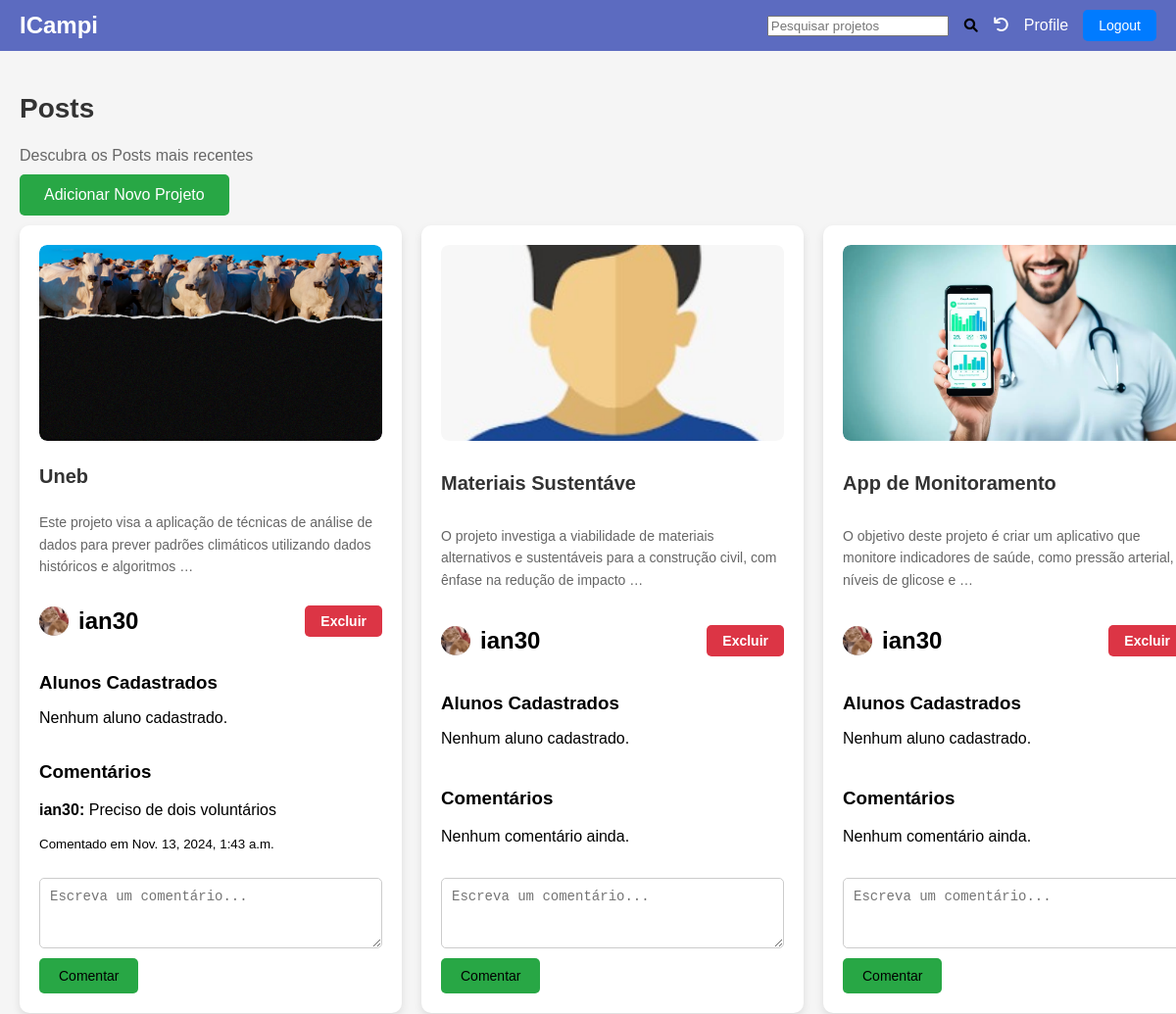
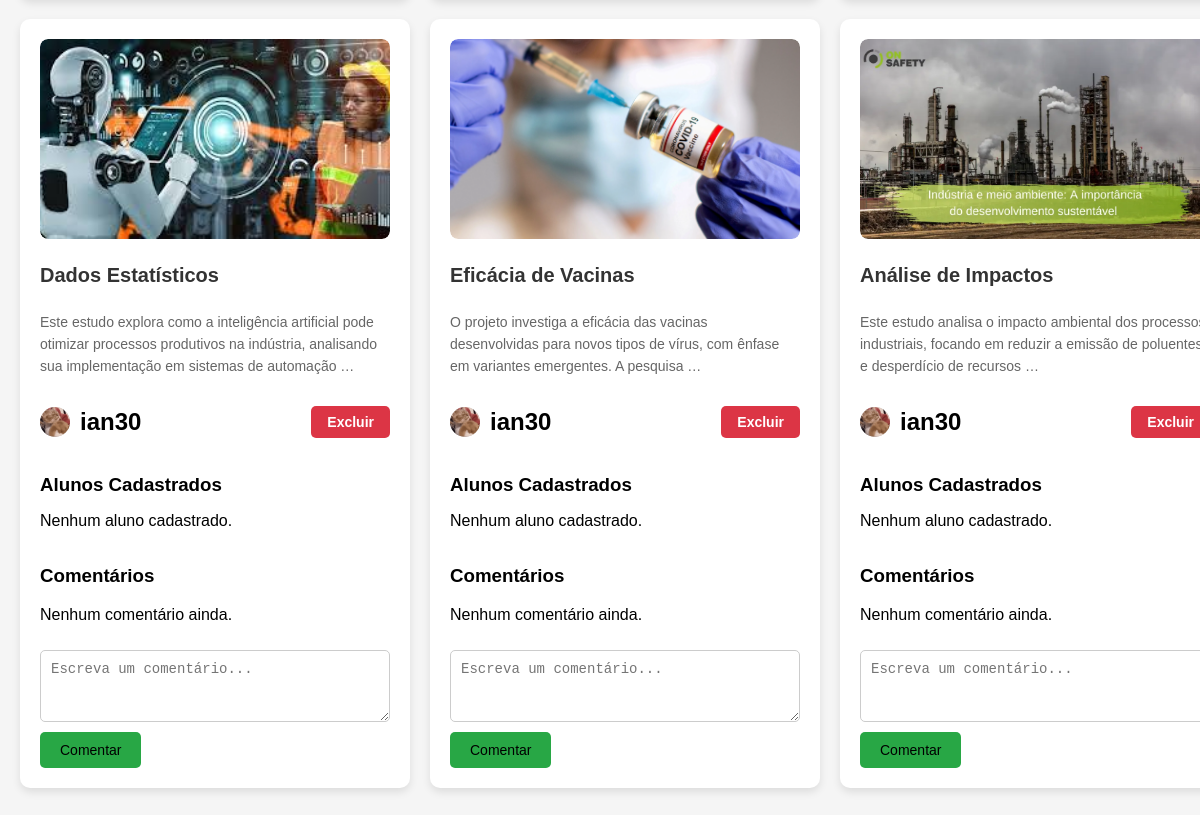
Before: / (signed in) with the older database file (2 pictures, top to bottom).
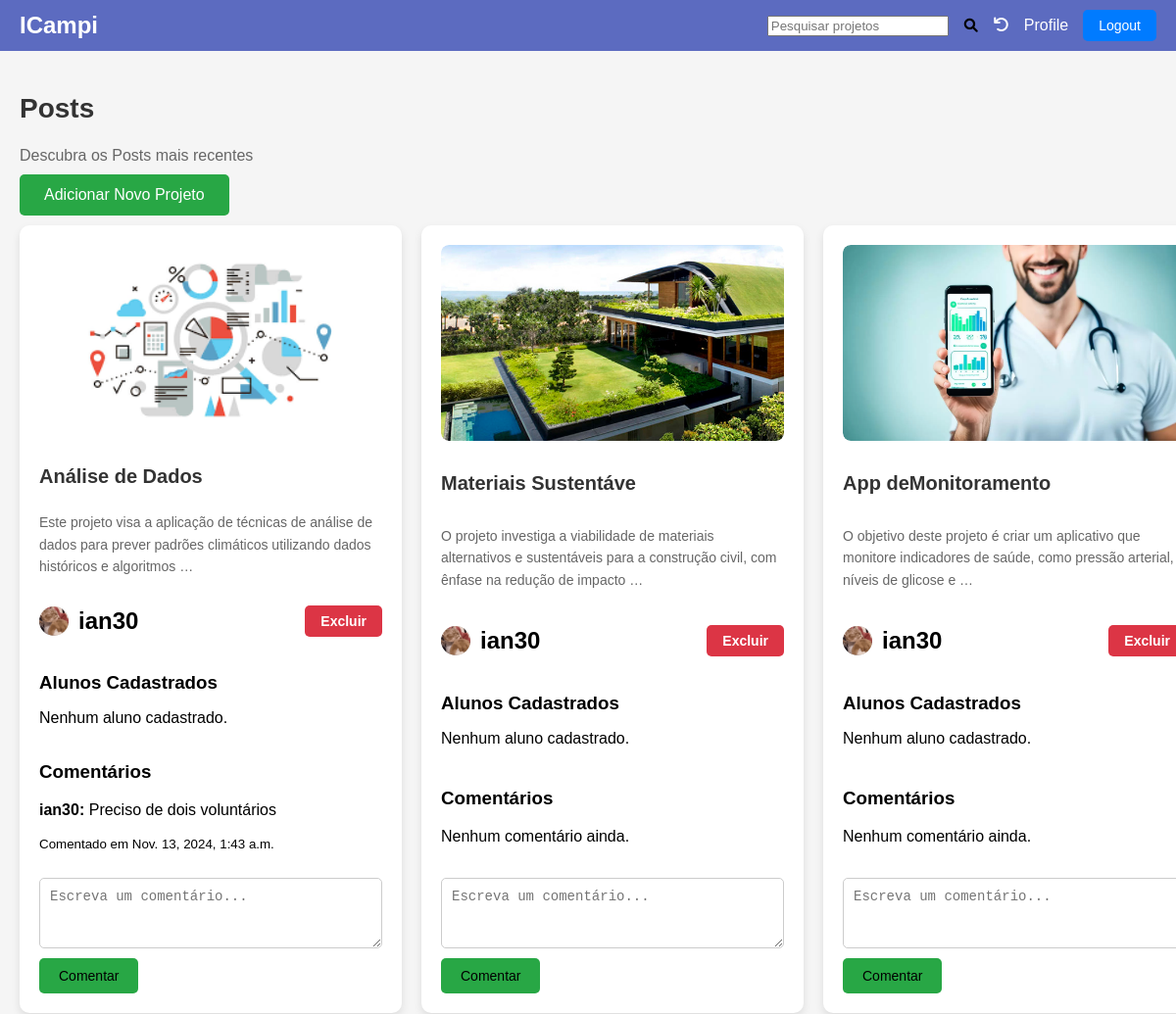
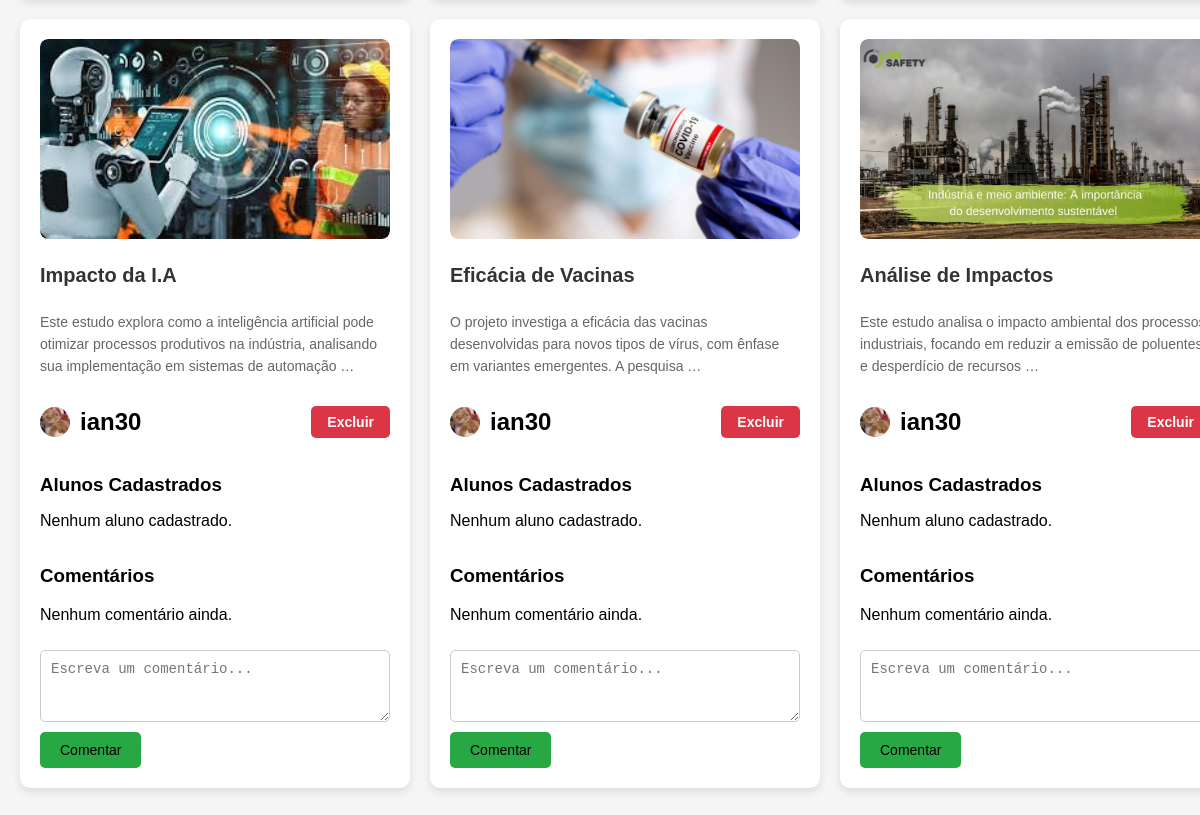
After: the same page with the newer database file (2 pictures, top to bottom).
### feed/models.py (models this page shows, shortened)
class Project(models.Model):
    title = models.CharField(max_length=20)
    body = models.TextField(max_length=750)
    calendar = models.DateField(null=True, blank=True)
    author = models.ForeignKey(Profile, limit_choices_to={'role': 'teacher'}, on_delete=models.CASCADE, null=True, blank=True)
    students = models.ManyToManyField(Profile, related_name='joined_projects', limit_choices_to={'role': 'student'}, blank=True)
    image = models.ImageField(upload_to='project_images/', null=True, blank=True)
    pdf_file = models.FileField(upload_to='project_pdfs/', null=True, blank=True)  # Campo para o PDF

class Profile(models.Model):
    ROLE_CHOICES = (
        ('student', 'Student'),
        ('teacher', 'Teacher'),
    )
    user = models.OneToOneField(User, on_delete=models.CASCADE)
    role = models.CharField(max_length=7, choices=ROLE_CHOICES, default='student')
    matricula = models.CharField(max_length=9, validators=[MinLengthValidator(9)], unique=False)
    summary = models.TextField(max_length=500, help_text="Descreva seus conhecimentos aqui")
    profile_image = models.ImageField(upload_to='profile_images/', blank=True, null=True)
    profile_background_image = models.ImageField(upload_to='profile_backgrounds/', null=True, blank=True)
    hard_skills = models.ManyToManyField(Skill, blank=True)

class Comment(models.Model):
    project = models.ForeignKey(Project, related_name='comments', on_delete=models.CASCADE)
    author = models.ForeignKey(Profile, limit_choices_to={'role': 'student'},on_delete=models.CASCADE, null=True, blank=True)
    body = models.TextField(max_length=250)
    created_at = models.DateTimeField(auto_now_add=True)

### feed/views.py (the view)
# urls.py: path('', ProjectListView.as_view(), name='home'),
class ProjectListView(LoginRequiredMixin, generic.ListView):
    model = Project
    paginate_by = 10
    template_name = 'feed/feed.html'
    context_object_name = 'projects'
    login_url = '/accounts/login/'
    def get_queryset(self):
        queryset = super().get_queryset()
        query = self.request.GET.get('q')  # Captura o parâmetro de pesquisa na URL
        if query:
            queryset = queryset.filter(
                Q(title__icontains=query) |
                Q(body__icontains=query) |
                Q(author__user__username__icontains=query)
            ).distinct()
        return queryset
    def get_context_data(self, **kwargs):
        context = super().get_context_data(**kwargs)
        context['comment_form'] = CommentForm()  # Inclui o formulário de comentário no contexto
        context['query'] = self.request.GET.get('q', '')  # Inclui a query no contexto para o formulário de pesquisa
        return context

### feed/forms.py
class CommentForm(forms.ModelForm):
    class Meta:
        model = Comment
        fields = ['body']
        widgets = {
            'body': forms.Textarea(attrs={
                'class': 'form-field',  # Classe CSS para estilização
                'placeholder': 'Escreva um comentário...',
                'rows': 3,
            }),
        }

### feed/templates/feed/feed.html (shortened to what this page needs)
<!DOCTYPE html>
<html lang="en">
<head>
    {% load static %}
    <link rel="stylesheet" href="{% static 'css/style.css' %}">
    <link rel="stylesheet" href="{% static 'css/feed.css' %}">
    <link href="https://cdnjs.cloudflare.com/ajax/libs/font-awesome/6.0.0-beta3/css/all.min.css" rel="stylesheet">
</head>
<body>
    <header>
        <h1>ICampi</h1>
        <nav>
            <form method="get" action="." style="display: flex; align-items: center;">
                <input type="text" name="q" value="{{ query }}" placeholder="Pesquisar projetos">
                <button type="submit" style="background: none; border: none; cursor: pointer;">
                    <i class="fas fa-search"></i>
                </button>
                <a href="{% url 'home' %}" class="clear-search-btn"><i class="fa fa-undo" aria-hidden="true"></i>
                </a>
            </form>
            <a href="{% url 'profile' %}">Profile</a>
            <form class="logout-form" action="{% url 'logout' %}" method="post">
                <button type="submit">Logout</button>
            </form>
        </nav>
    </header>
    <main class="main">
        <div class="section-header">
            <h2 class="section-title">Posts</h2>
            <p class="section-subtitle">Descubra os Posts mais recentes</p>
        </div>
        {% if user.is_authenticated and user.profile.role == 'teacher' %}
            <a href="{% url 'add_project' %}">
                <button class="add-project-btn">Adicionar Novo Projeto</button>
            </a>
        {% endif %}
        <div class="projects-container">
            {% for project in projects %}
                <div class="project-card">
                    <div class="project-image">
                        {% if project.image %}
                            <img src="{{ project.image.url }}" alt="{{ project.title }} Image" class="project-image">
                        {% else %}
                            <img src="/static/images/Avatar_Padrão.jpeg" alt="Imagem do Projeto Padrão" class="project-image">
                        {% endif %}
                    </div>
                    <h2 class="project-title">{{ project.title }}</h2>
                    <p class="project-body">{{ project.body|truncatewords:20 }}</p>
                    <div class="project-footer">
                        <div class="project-footer-content">
                            <div class="author-info">
                                {% if project.author.profile_image %}
                                    <img src="{{ project.author.profile_image.url }}" alt="Foto de perfil de {{ project.author.user.username }}" class="avatar">
                                {% else %}
                                    <img src="/static/images/Avatar_Padrão.jpeg" alt="Foto de perfil padrão" class="avatar">
                                {% endif %}
                                <h2>{{ project.author.user.username }}</h2>
                            </div>
                            {% if request.user.is_authenticated and request.user.profile.role == 'teacher' %}
                                <form action="{% url 'delete_project' project.id %}" method="post" style="display:inline;">
                                    <button type="submit" class="delete-btn">Excluir</button>
                                </form>
                            {% endif %}
                        </div>
                        <h3>Alunos Cadastrados</h3>
                        {% for student in project.students.all %}
                            <div class="student-info">
                                {% if student.profile_image %}
                                    <img src="{{ student.profile_image.url }}" alt="Foto de perfil de {{ student.user.username }}" class="avatar">
                                {% else %}
                                    <img src="/static/images/Avatar_Padrão.jpeg" alt="Foto de perfil padrão" class="avatar">
                                {% endif %}
                                <h4>{{ student.user.username }}</h4>
                            </div>
                        {% empty %}
                            <p>Nenhum aluno cadastrado.</p>
                        {% endfor %}
                    </div>
                    <div class="comment-section">
                        <h3>Comentários</h3>
                        {% for comment in project.comments.all %}
                            <div class="comment">
                                <p><strong>{{ comment.author.user.username }}:</strong> {{ comment.body }}</p>
                                <p><small>Comentado em {{ comment.created_at }}</small></p>
                            </div>
                        {% empty %}
                            <p>Nenhum comentário ainda.</p>
                        {% endfor %}
                    </div>
                    <form class="comment-form" action="{% url 'add_comment' project.id %}" method="post">
                        {{ comment_form.body }}
                        <button type="submit">Comentar</button>
                    </form>
                </div>
            {% empty %}
                <p>Nenhum projeto encontrado.</p>
            {% endfor %}
        </div>
    </main>
</body>
</html>

### static/css/style.css (style rules this page uses)
header { background-color: #5c6bc0; color: white; padding: 10px 20px; display: flex; justify-content: space-between; align-items: center; }
header h1 { margin: 0; font-size: 24px; }
nav { display: flex; align-items: center; gap: 15px; }
nav a { color: white; text-decoration: none; margin: 0; }
.logout-form { display: inline; }
.logout-form button { background-color: #007bff; color: white; padding: 8px 16px; border: none; border-radius: 5px; font-size: 14px; cursor: pointer; transition: background-color 0.3s; }

### static/css/feed.css (style rules this page uses)
body { font-family: Arial, sans-serif; margin: 0; padding: 0; background-color: #f5f5f5; }
.main { max-width: 1200px; margin: auto; padding: 20px; }
.section-title { font-size: 28px; font-weight: bold; color: #333; text-align: left; }
.section-subtitle { color: #666; font-size: 16px; text-align: left; margin-bottom: 20px; }
.projects-container { display: grid; grid-template-columns: repeat(3, 1fr); gap: 20px; justify-items: center; margin-bottom: 20px; }
.project-card { background-color: white; padding: 20px; border-radius: 10px; box-shadow: 0px 4px 8px rgba(0, 0, 0, 0.1); max-width: 350px; width: 100%; display: flex; flex-direction: column; justify-content: space-between; }
.project-image { width: 100%; height: 200px; object-fit: cover; border-radius: 8px; overflow: hidden; margin-bottom: 15px; }
.project-title { font-size: 20px; font-weight: bold; color: #333; margin: 10px 0; }
.project-body { color: #666; font-size: 14px; line-height: 1.6; margin-bottom: 10px; }
.project-footer-content { display: flex; justify-content: space-between; align-items: center; width: 100%; margin-bottom: 10px; }
.author-info, .student-info { display: flex; align-items: center; gap: 10px; }
.author-info img, .student-info img { width: 30px; height: 30px; border-radius: 50%; background-color: #ccc; }
.add-project-btn { padding: 12px 25px; background-color: #28a745; color: white; border: none; border-radius: 5px; font-size: 16px; text-align: center; cursor: pointer; transition: background-color 0.3s; position: relative; top: -10px; }
button { padding: 8px 16px; border: none; border-radius: 5px; font-size: 14px; cursor: pointer; transition: background-color 0.3s; }
.delete-btn { background-color: #dc3545; color: white; padding: 8px 16px; font-weight: bold; border: none; border-radius: 5px; cursor: pointer; transition: background-color 0.3s; }
.comment-form button { width: fit-content; padding: 10px 20px; background-color: #28a745; border-radius: 5px; }
.comment-form { display: flex; flex-direction: column; margin-top: 10px; }
.comment-form textarea { padding: 10px; border-radius: 5px; border: 1px solid #ccc; font-size: 14px; resize: vertical; min-height: 50px; margin-bottom: 10px; }
.project-footer h3 { margin-bottom: 5px; }

Changed rows visible on the page:
changed Project: image: a different picture; title "Uneb" → "Análise de Dados"
changed Project "Materiais Sustentáve": image: picture added
changed Project: title "App de Monitoramento" → "App deMonitoramento"
changed Project: title "Dados Estatísticos" → "Impacto da I.A"
